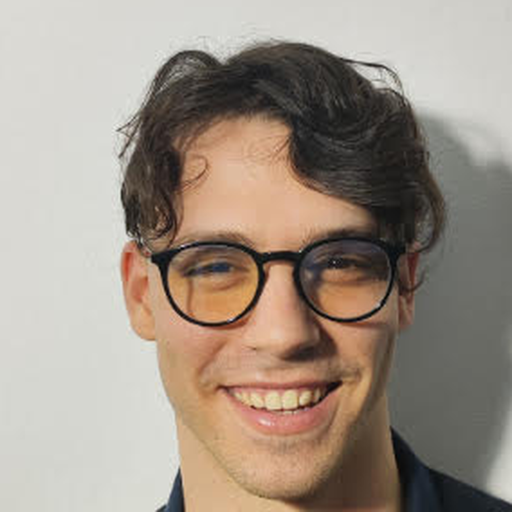
#> input picture crop_A_cabeza.png, 1024 x 1024 px, given in place of unnamed.jpg, which was not available (shown at 1/2 size)
$ python crop.py
#> lines starting #> are read from the running program, lines starting #| are printed output that depends on the picture; pictures that were not available may be replaced by others from this repository, and a replacement may not be noted
"""Recorta la foto a la cabeza y la deja cuadrada a 1024 para los generadores.
Landmarks leidos sobre la rejilla (grid.png), en px del original 354x472."""
import sys
from PIL import Image

SRC = sys.argv[1] if len(sys.argv) > 1 else '/mnt/c/Users/adelg/Pictures/unnamed.jpg'
PELO, BARBILLA, EJE_X = 62, 310, 160        # alto del pelo, barbilla, eje de la cara

im = Image.open(SRC).convert('RGB')
#> im is the input picture: PIL image 1024x1024 RGB; mean R, G, B 159.2, 146.5, 134.3
W, H = im.size
#> W = 1024; H = 1024
cy = (PELO + BARBILLA) / 2

for tag, lado, cx, cyy in (('A_cabeza', 285, EJE_X, cy),
                           ('B_busto',  354, 177,   cy + 30)):
    lado = min(lado, W, H)
    x = min(max(cx - lado / 2, 0), W - lado)
    y = min(max(cyy - lado / 2, 0), H - lado)
    out = im.crop((round(x), round(y), round(x + lado), round(y + lado)))
    out.resize((1024, 1024), Image.LANCZOS).save(f'crop_{tag}.png')
    print(f'crop_{tag}.png  <- {int(lado)}x{int(lado)} px reales, cabeza ocupa '
          f'{100*(BARBILLA-PELO)/lado:.0f}% del alto')
#> this loop made 2 passes
#> pass 1, `out = im.crop((round(x), round(y), round(x + lado), round(y + lado)))`:
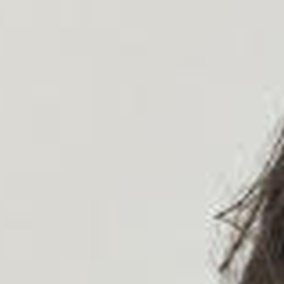
#> out: PIL image 284x284 RGB; mean R, G, B 208.3, 207.2, 202.1
#> pass 2, `out = im.crop((round(x), round(y), round(x + lado), round(y + lado)))`:
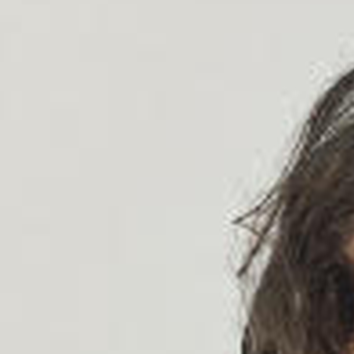
#> out: PIL image 354x354 RGB; mean R, G, B 190.8, 188.8, 183.5

$ run again, on grid.png
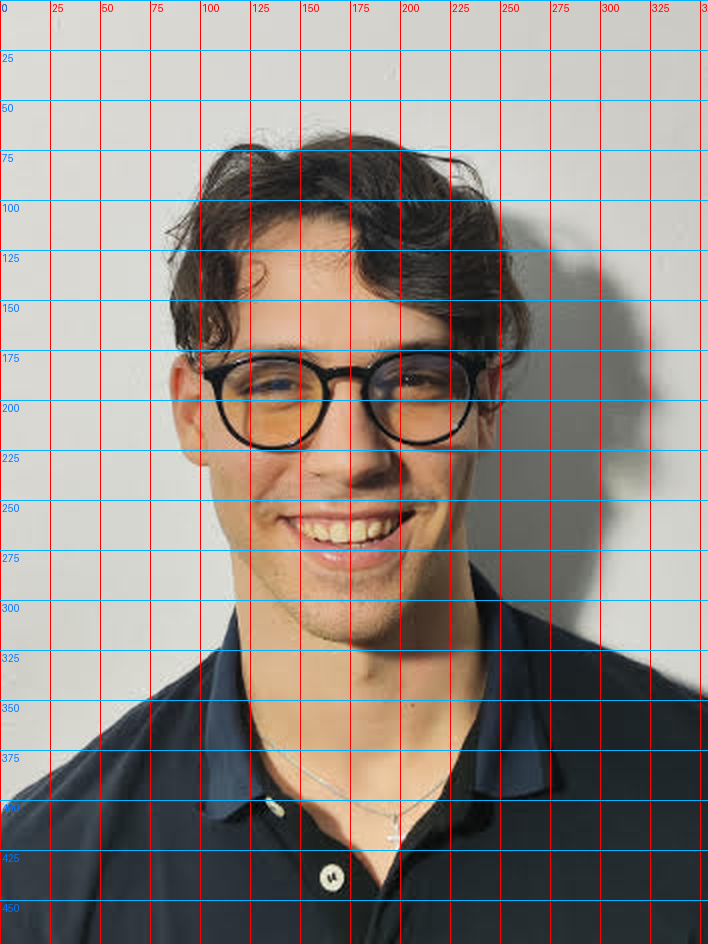
#> input picture grid.png, 708 x 944 px
#> im is the input picture: PIL image 708x944 RGB; mean R, G, B 144.7, 136.5, 130.3
#> the loop `for tag, lado, cx, cyy in (('A_cabeza', 285, EJE_X, cy), ('B_busto',  ..` made 2 passes
#> pass 1, `out.resize((1024, 1024), Image.LANCZOS).save(f'crop_{tag}.png')`:
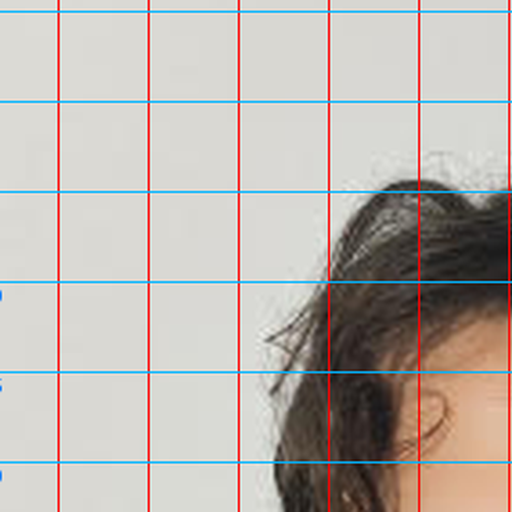
#> saved as crop_A_cabeza.png: PIL image 1024x1024 RGB (shown at 1/2 size); mean R, G, B 186.2, 179.5, 174.1
#> pass 2, `out.resize((1024, 1024), Image.LANCZOS).save(f'crop_{tag}.png')`:
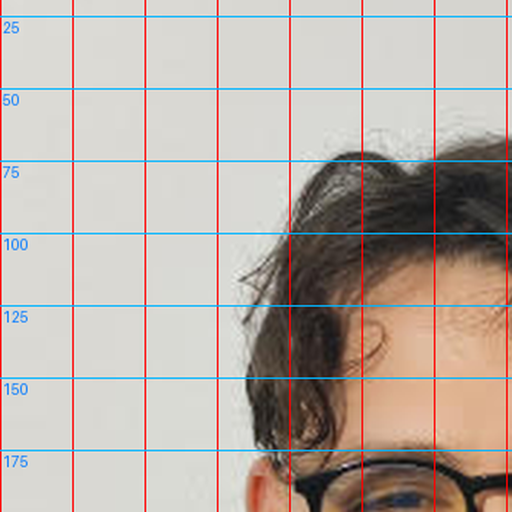
#> saved as crop_B_busto.png: PIL image 1024x1024 RGB (shown at 1/2 size); mean R, G, B 182.9, 172.8, 165.8

$ run again, on nobg_check.png
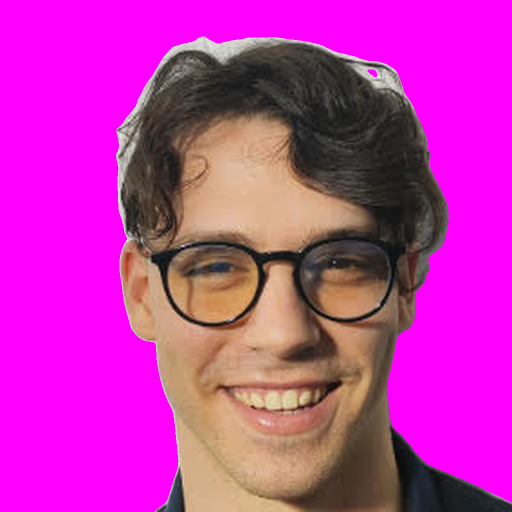
#> input picture nobg_check.png, 1024 x 1024 px (shown at 1/2 size)
#> im is the input picture: PIL image 1024x1024 RGB; mean R, G, B 192.5, 51, 170.3
#> the loop `for tag, lado, cx, cyy in (('A_cabeza', 285, EJE_X, cy), ('B_busto',  ..` made 2 passes
#> pass 1, `out = im.crop((round(x), round(y), round(x + lado), round(y + lado)))`:
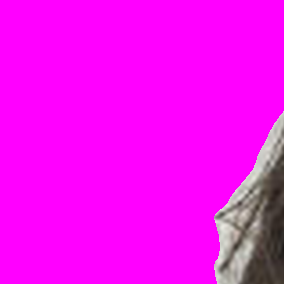
#> out: PIL image 284x284 RGB; mean R, G, B 242.5, 11.9, 241.2
#> pass 2, `out.resize((1024, 1024), Image.LANCZOS).save(f'crop_{tag}.png')`:
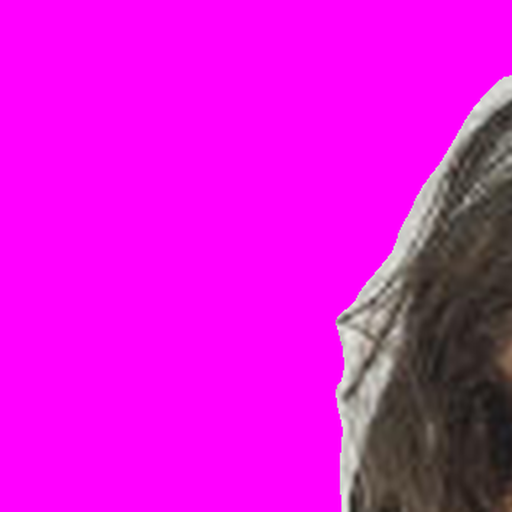
#> saved as crop_B_busto.png: PIL image 1024x1024 RGB (shown at 1/2 size); mean R, G, B 220.7, 18.2, 217.7
